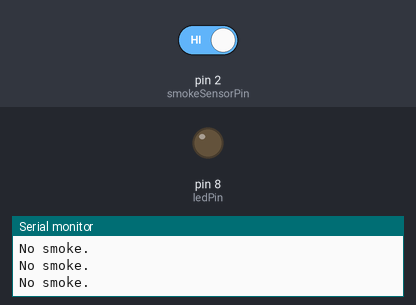
The sketch below on a simulated Arduino Uno, built with avr-gcc and run on an emulated ATmega328P. On the bench: output pins drawn as LEDs (lit = HIGH), the last lines printed to the serial monitor. The test bench sets the inputs (shaded band); at power-on: pin 2 (smokeSensorPin) HIGH.

Above: at 1.8 s.
1.9 s: pin 2 (smokeSensorPin) driven LOW
At 2.6 s:
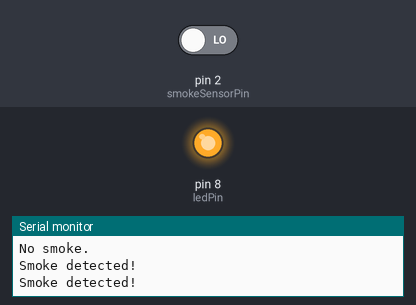
3.5 s: pin 2 (smokeSensorPin) driven HIGH
At 3.8 s:
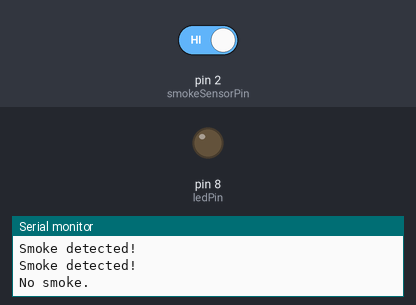
Timing chart, 0 to 6.5 s (numbered marks = the images above; inputs shaded):
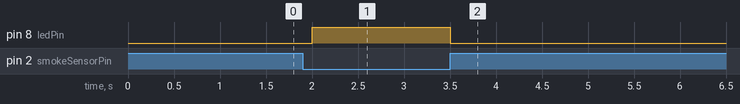

The sketch:

somke.ino
```cpp
const int smokeSensorPin = 2;  // Pin connected to DO pin of the smoke sensor module
const int ledPin = 8;          // Pin connected to the LED

void setup() {
  pinMode(smokeSensorPin, INPUT);
  pinMode(ledPin, OUTPUT);
  Serial.begin(9600);
}

void loop() {
  int sensorValue = digitalRead(smokeSensorPin);

  if (sensorValue == LOW) {  // Change to LOW for MQ-2 sensor
    // Smoke detected
    digitalWrite(ledPin, HIGH);
    Serial.println("Smoke detected!");
  } else {
    // No smoke
    digitalWrite(ledPin, LOW);
    Serial.println("No smoke.");
  }

  delay(500);
}
```

Measured:
- after the input at 1.9 s, pin 8 (ledPin): LOW → HIGH after 0.10 s
- after the input at 3.5 s, pin 8 (ledPin): HIGH → LOW at once
